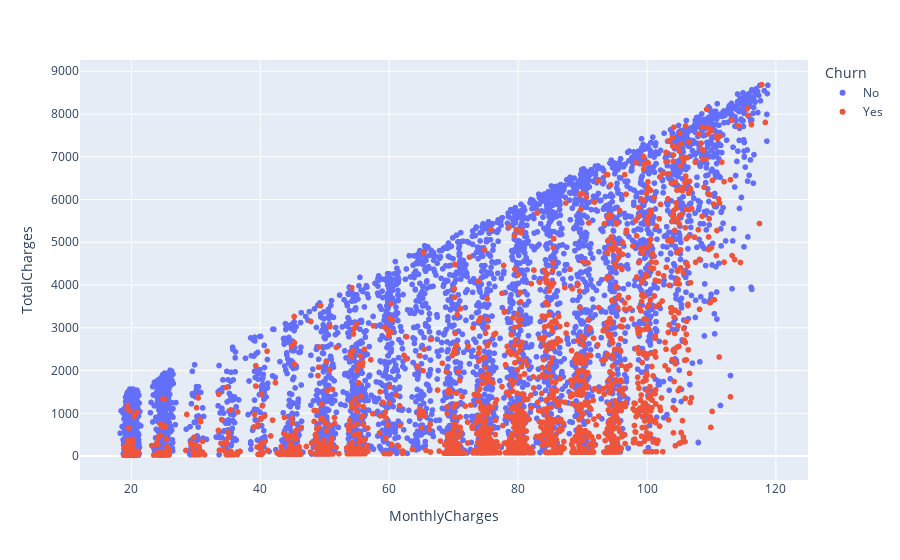

Notebook source saved alongside this figure:
### Code cell
# Scatterplot to analyze the relationship between MonthlyCharges, TotalCharges (so we are considering ternure as well) and Churn.

px.scatter(
    df.select([
    'Churn',
    'MonthlyCharges',
    'TotalCharges'
]).collect().to_pandas(),
x='MonthlyCharges',
y='TotalCharges',
color='Churn'
)

### Figure 1 — Plotly figure (JSON) as saved in the notebook; plotly's stock layout.template omitted (floating-point values rounded to 4 significant figures; data arrays with more than 128 entries replaced by an {"elided": "..."} marker saying what was removed)
{"data": [{"hovertemplate": "Churn=No<br>MonthlyCharges=%{x}<br>TotalCharges=%{y}<extra></extra>", "legendgroup": "No", "marker": {"color": "#636efa", "symbol": "circle"}, "mode": "markers", "name": "No", "showlegend": true, "type": "scattergl", "x": {"elided": "5174 float values"}, "xaxis": "x", "y": {"elided": "5174 float values"}, "yaxis": "y"}, {"hovertemplate": "Churn=Yes<br>MonthlyCharges=%{x}<br>TotalCharges=%{y}<extra></extra>", "legendgroup": "Yes", "marker": {"color": "#EF553B", "symbol": "circle"}, "mode": "markers", "name": "Yes", "showlegend": true, "type": "scattergl", "x": {"elided": "1869 float values"}, "xaxis": "x", "y": {"elided": "1869 float values"}, "yaxis": "y"}], "layout": {"legend": {"title": {"text": "Churn"}, "tracegroupgap": 0}, "margin": {"t": 60}, "xaxis": {"anchor": "y", "domain": [0, 1], "title": {"text": "MonthlyCharges"}}, "yaxis": {"anchor": "x", "domain": [0, 1], "title": {"text": "TotalCharges"}}}}
